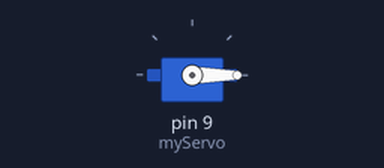
The sketch below on a simulated Arduino Uno, built with avr-gcc and run on an emulated ATmega328P. Parts: servo.

Above: at 0.1 s.
At 1.5 s:
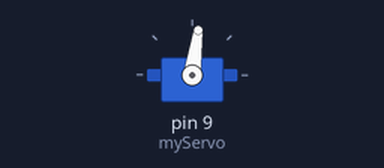
At 3.0 s:
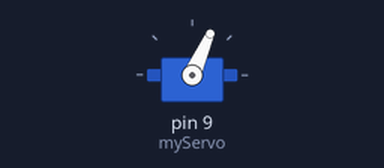
At 5.7 s:
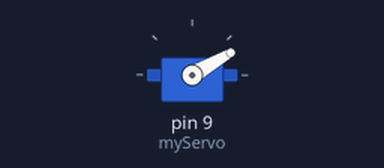
Timing chart, 0 to 7.5 s (numbered marks = the images above):
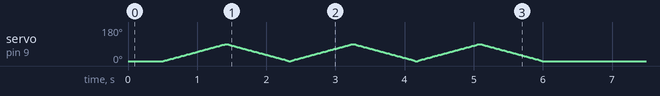

The sketch:

sketch_servo.ino
```cpp
#include <Servo.h>
Servo myServo;

void setup() {
  myServo.attach(9);
  myServo.write(0);
  delay(500);
  int angleL = 90;
  int angleS = 0;
  int rep = 3;
  for(int i = 0; i < rep; i++){
    for(int ii = angleS; ii <= angleL; ii++){
      myServo.write(ii);
      delay(10);
    }
    for(int dd = angleL; dd >= angleS; dd--){
      myServo.write(dd);
      delay(10);
    }
  }
}

void loop() {

}
```
